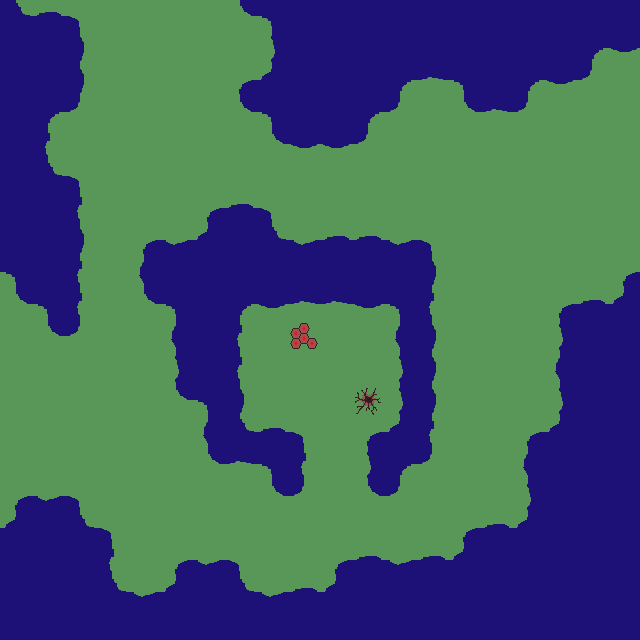

Tiled map render using the project's own tile images. Description and the map definition, with tile-layer contents summarised, below:
An orthogonal 20x20 tile map with 32x32 px tiles, 2 tile layers (Tile Layer 1, Tile Layer 2).

<map version="1.0" orientation="orthogonal" width="20" height="20" tilewidth="32" tileheight="32">
 <tileset firstgid="1" name="TDTileSet" tilewidth="32" tileheight="32">
  <image source="TDTileSet.png" width="256" height="256" />
  <tile id="0">
   <properties>
    <property name="blocked" value="" />
   </properties>
  </tile>
  <tile id="1">
   <properties>
    <property name="blocked" value="" />
   </properties>
  </tile>
  <tile id="2">
   <properties>
    <property name="blocked" value="" />
   </properties>
  </tile>
  <tile id="3">
   <properties>
    <property name="blocked" value="" />
   </properties>
  </tile>
  <tile id="4">
   <properties>
    <property name="blocked" value="" />
   </properties>
  </tile>
  <tile id="5">
   <properties>
    <property name="blocked" value="" />
   </properties>
  </tile>
  <tile id="8">
   <properties>
    <property name="blocked" value="" />
   </properties>
  </tile>
  <tile id="9">
   <properties>
    <property name="blocked" value="" />
   </properties>
  </tile>
  <tile id="11">
   <properties>
    <property name="blocked" value="" />
   </properties>
  </tile>
  <tile id="13">
   <properties>
    <property name="blocked" value="" />
   </properties>
  </tile>
  <tile id="16">
   <properties>
    <property name="blocked" value="" />
   </properties>
  </tile>
  <tile id="17">
   <properties>
    <property name="blocked" value="" />
   </properties>
  </tile>
  <tile id="18">
   <properties>
    <property name="blocked" value="" />
   </properties>
  </tile>
  <tile id="19">
   <properties>
    <property name="blocked" value="" />
   </properties>
  </tile>
  <tile id="20">
   <properties>
    <property name="blocked" value="" />
   </properties>
  </tile>
  <tile id="21">
   <properties>
    <property name="blocked" value="" />
   </properties>
  </tile>
 </tileset>
 <layer name="Tile Layer 1" width="20" height="20">
  <data>[400 cells, 400 non-empty, 18 distinct tile ids]</data>
 </layer>
 <layer name="Tile Layer 2" width="20" height="20">
  <data>[400 cells, 2 non-empty, 2 distinct tile ids]</data>
 </layer>
</map>